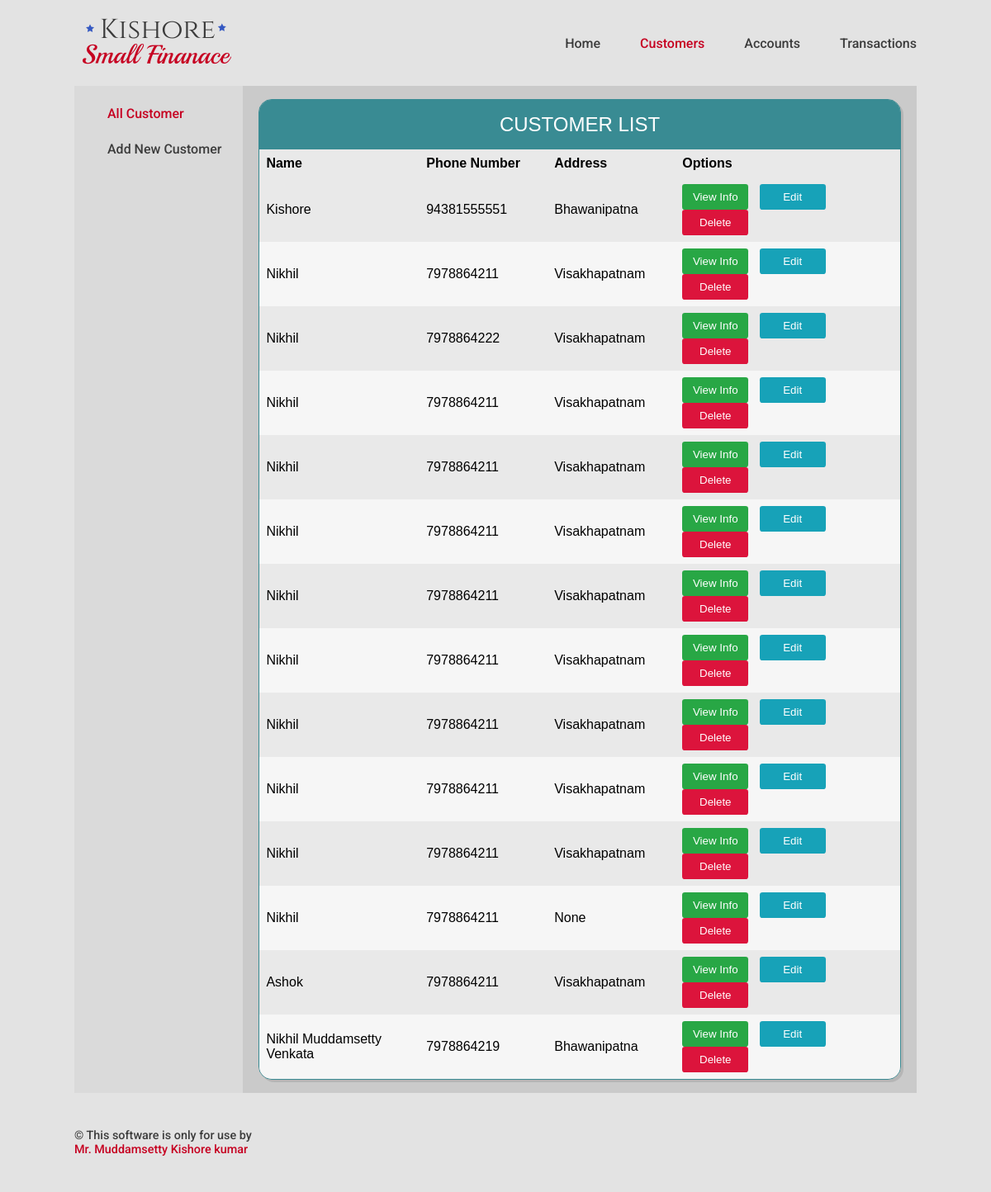
Before: /customer/ with the older database file.
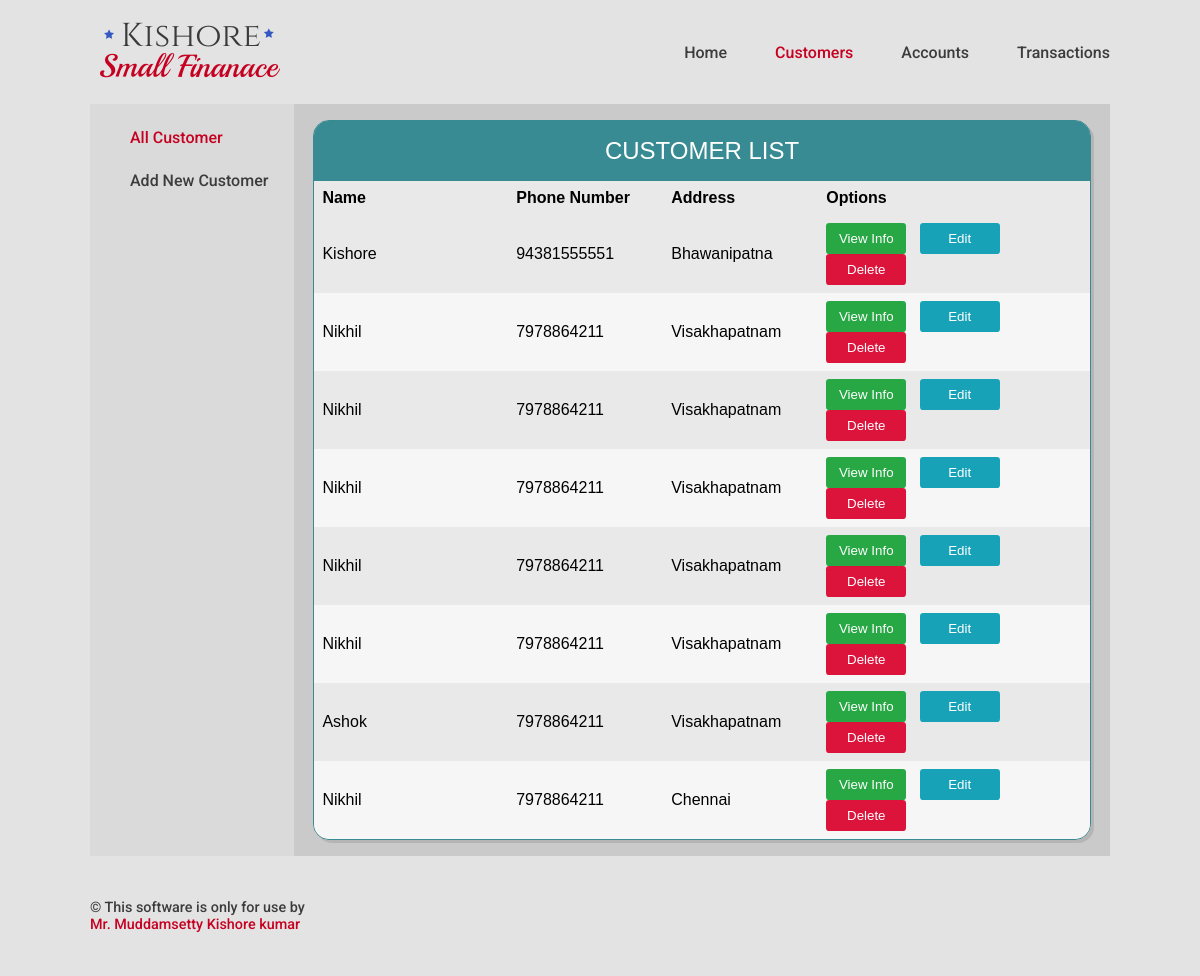
After: the same page with the newer database file.
### Customers/models.py (models this page shows, shortened)
class Customer(models.Model):
    customer_id = models.AutoField(primary_key=True)
    customer_name = models.CharField(max_length=35,db_index=True)
    customer_phone_number = models.IntegerField(blank=True,null=True)
    customer_address_line_1 = models.CharField(max_length=40,blank=True, null=True)
    customer_address_line_2 = models.CharField(max_length=40,blank=True, null=True)
    customer_address_city = models.CharField(max_length=40,blank=True, null=True)

### Customers/views.py (the view)
# urls.py: path('' , CustomerListView.as_view(), name='customer_home'),
class CustomerListView(ListView):
    model = Customer
    fields = ['customer_id','customer_name', 'customer_phone_number','customer_address_city']
    template_name = 'Customers/customer_home.html'

### Template/Customers/customer_home.html (shortened to what this page needs)
<!DOCTYPE html>
{% extends "base.html" %}
{% block nav-Customers %}
current-link
{% endblock %}
{% block main %}
<div class="main-column">
  <div class="col sub-navigation">
    <ul class="sub-navigation-ul">
      <li class="sub-navigation-li"><a class="sub-nav-link current-link" href="/customer/">All Customer</a></li>
      <li class="sub-navigation-li"><a class="sub-nav-link " href="/customer/create/">Add New Customer</a></li>
    </ul>
  </div>
  <div class="col main-data">
    <div class="table-display" cellspacing="0" >
      <div class="table-header">Customer List</div>
      <table>
        <thead >
          <tr class="row">
            <th class="row-25" >Name</th>
            <th class="row-20">Phone Number</th>
            <th class="row-20">Address</th>
            <th class="row-35">Options</th>
          </tr>
        </thead>
        <tbody>
          {% for customer in customer_list %}
          <tr class="row">
            <td>{{customer.customer_name}}</td>
            <td>{{customer.customer_phone_number}}</td>
            <td>{{customer.customer_address_city}}</td>
            <td>
              <a href="linkedAccounts/{{customer.customer_id}}">
                <button type="button" class="btn btn-safe">View Info</button></a>&nbsp;&nbsp;
              <a href="update/{{customer.customer_id}}">
                <button type="button" class="btn btn-option">Edit</button></a>&nbsp;&nbsp;
              <a href="delete/{{customer.customer_id}}">
                <button type="button" class="btn btn-danger">Delete</button></a>
              </td>
            </tr>
          {% empty %}
          <p>no customer yet.</p>
          {% endfor %}
        </tbody>
      </table>
    </div>
  </div>
</div>
{% endblock %}

### Template/base.html (shortened to what this page needs)
<!DOCTYPE html>
{% load static %}
<html lang="en" dir="ltr">
  <head>
    <link rel="stylesheet" href="{% static "css/base.css" %}">
  </head>
  <body>
    <header>
      <div class="container header-column">
        <div class="col header-col-1">
          <img src="{% static "images/logo3.png" %}" class="brand-logo" alt="logo">
        </div>
        <div class="col header-col-2">
          <nav>
            <ul class="nav-ul">
              <li><a href="/" class="nav-link {% block nav-Home %}{% endblock %}">Home</a></li>
              <li><a href="/customer" class="nav-link {% block nav-Customers %}{% endblock %}">Customers</a></li>
              <li><a href="/account" class="nav-link {% block nav-Accounts %}{% endblock %}">Accounts</a></li>
              <li><a href="/transaction" class="nav-link {% block nav-Transactions %}{% endblock %}">Transactions</a></li>
            </ul>
          </nav>
        </div>
      </div>
    </header>
    <main>
      <div class="container">
        {% block main %}
        {% endblock %}
      </div>
    </main>
    <footer>
      <div class="container">
        <p class="copyright">&#169; This software is only for use by <span class="owner-information"> <br>Mr. Muddamsetty Kishore kumar </span></p>
      </div>
    </footer>
  </body>
</html>

### static/css/base.css (style rules this page uses)
body { margin: 0; font-size: 16px; background-color: #dadada; background-color: #e3e3e3; font-family: 'Roboto'; box-sizing: border-box; }
.container { max-width: 1200px; width: 85%; margin: 0 auto; }
header { background-color: #e3e3e3; }
.header-column { display: flex; justify-content: space-between; align-items:center; }
.nav-ul { list-style: none; display: flex; justify-content: flex-end; }
.nav-link { text-decoration: none; font-size: 1rem; color: #3c3c3c; padding-left: 3em; font-weight: 500; }
.header-col-1 { width :30%; }
.header-col-2 { width: 60%; }
footer { background-color: #e3e3e3; color: #3c3c3c; padding: 2em 0; font-size: 0.9rem; font-weight: 500; }
.owner-information { color: #C60021; }
.main-column { display: flex; background-color: #cacaca; }
.sub-navigation { width: 20%; background-color: #7c7c7c; background-color: #dadada; }
.sub-navigation { min-height: 430px; }
.sub-navigation-ul { list-style: none; }
.sub-navigation-li { margin: 1.5em auto; }
.sub-nav-link { text-decoration: none; color: #3c3c3c; font-weight: 500; }
.current-link { color: #C60021; }
.main-data { width: 80%; }
.table-display { font-family: Helvetica; border: 0.1rem solid #398B93; border-radius: 1em; box-shadow: 3px 3px 0 rgba(0,0,0,0.1); margin: 1em auto; display: table; overflow: hidden; width: 95%; }
.table-header { background-color:#398B93; color: white; font-size: 1.5em; padding: 1rem; text-align: center; text-transform: uppercase; }
table { table-layout: auto; width: 100%; border-collapse:collapse; text-transform: capitalize; }
th,td { border:none; text-align: left; padding: 0.5em; }
.row { background: #f6f6f6; }
.table-display tr:nth-of-type(odd) { background: #e9e9e9; }
.btn { padding: 0.5rem; border-radius: 0.25em; border: 0; min-width: 5rem; font-weight: 500; }
.btn-safe { background-color: #28a745; color: #fff; }
.btn-danger { background-color: #DC143C; color: #fff; }
.btn-option { background-color: #17a2b8; color: #fff; }
.row-20 { width: 20%; }
.row-25 { width: 25%; }
.row-35 { width: 35%; }

Changed rows visible on the page:
removed Customer: customer_name "Nikhil", customer_phone_number "7978864222", customer_address_city "Visakhapatnam"
removed Customer: customer_name "Nikhil", customer_phone_number "7978864211", customer_address_city "Visakhapatnam"
removed Customer: customer_name "Nikhil", customer_phone_number "7978864211", customer_address_city "Visakhapatnam"
removed Customer: customer_name "Nikhil", customer_phone_number "7978864211", customer_address_city "Visakhapatnam"
removed Customer: customer_name "Nikhil", customer_phone_number "7978864211", customer_address_city "Visakhapatnam"
removed Customer: customer_name "Nikhil", customer_phone_number "7978864211", customer_address_city "None"
removed Customer: customer_name "Nikhil Muddamsetty Venkata", customer_phone_number "7978864219", customer_address_city "Bhawanipatna"
added Customer: customer_name "Nikhil", customer_phone_number "7978864211", customer_address_city "Chennai"
